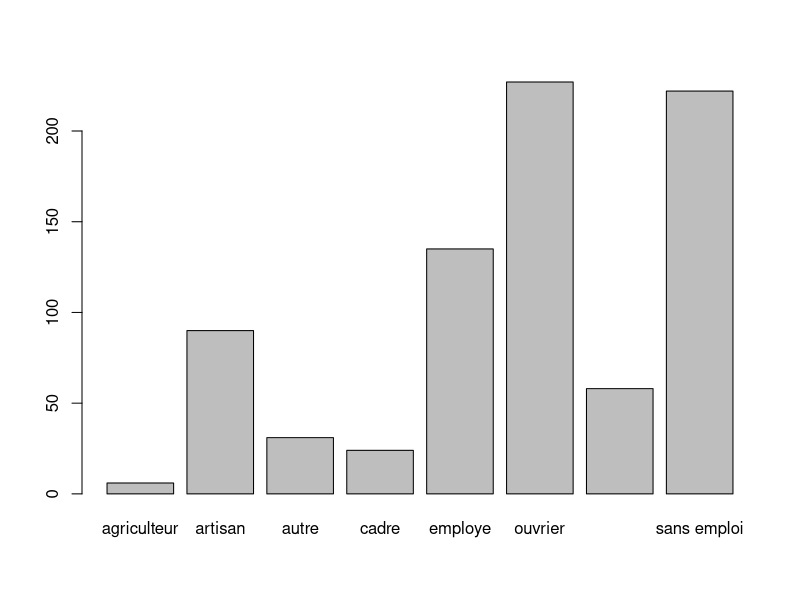
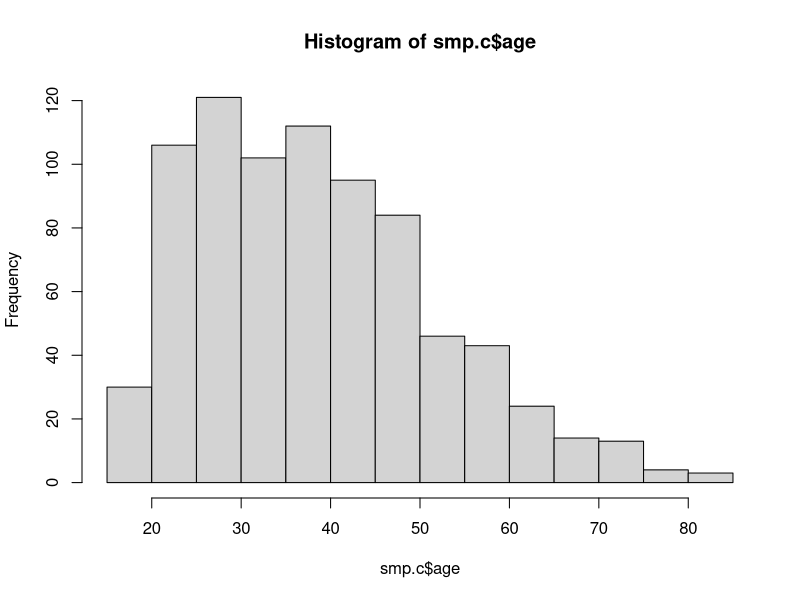
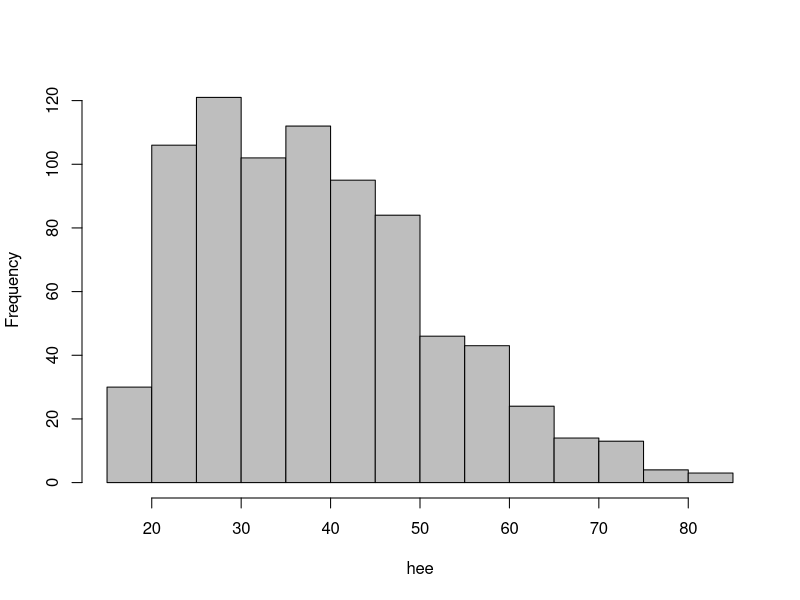
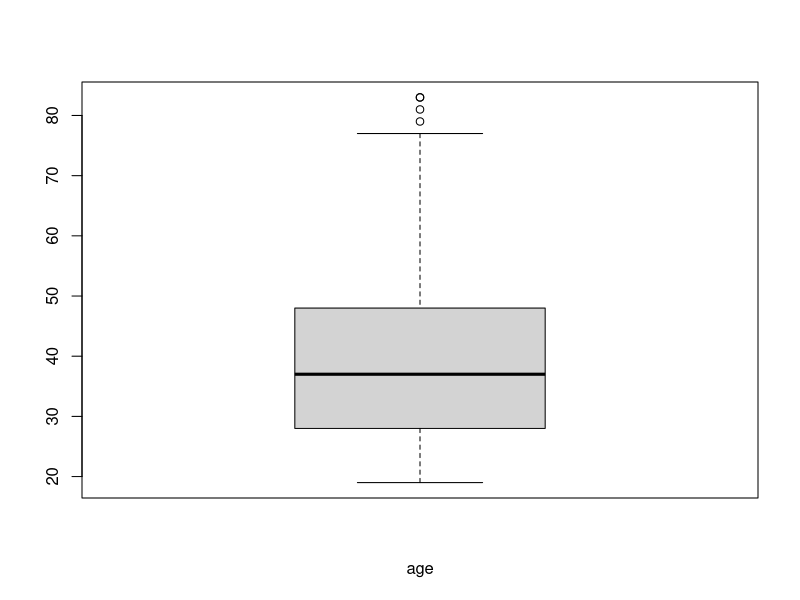
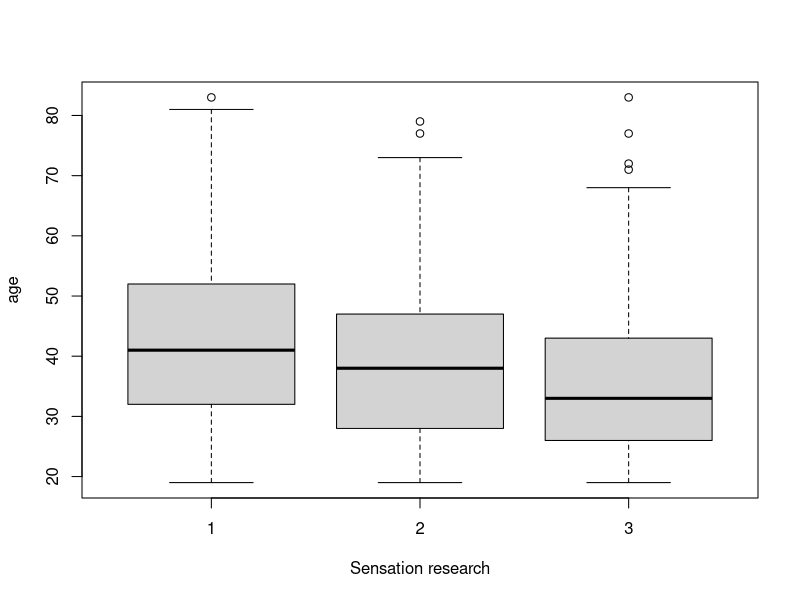
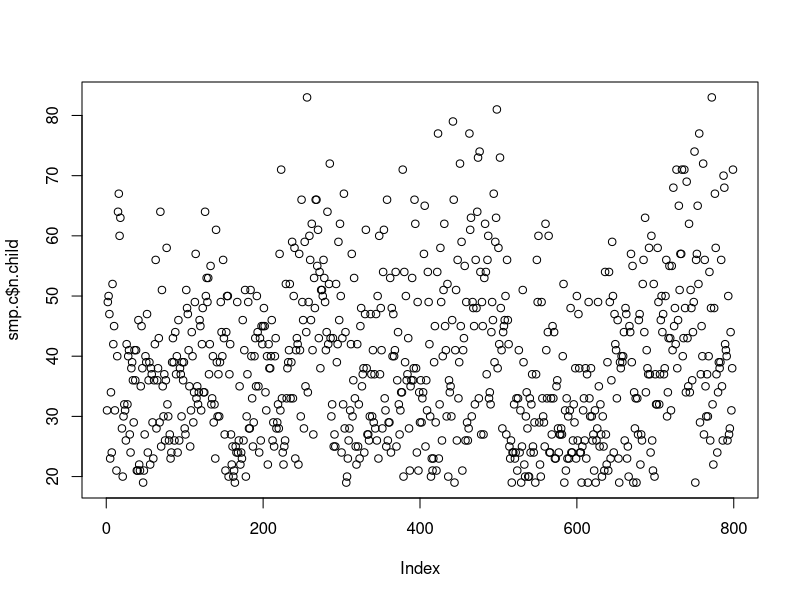
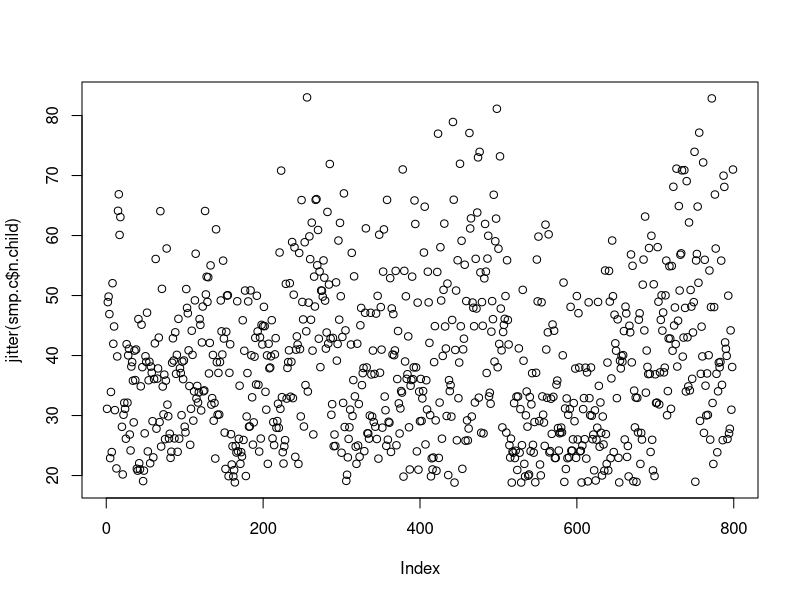

These charts were generated, in order, by the following R code: (Note: this script raises an error after producing the figures.)
################################################################################
#################### Example codes from the lecture ############################
################################################################################

################################################################################
################################ Chapter 2 #####################################
################################################################################

############ read the example data 
smp.c <- read.csv2("smp1.csv")

##### check the content of the data with str() function
str(smp.c)

# table () to calculate the number of inmates with profession
table (smp.c$prof)

#### barplot 
barplot(table(smp.c$prof))


# histogram of for the age distribution of inmates 
hist(smp.c$age)

hist(smp.c$age,col="grey",main="",xlab="hee")
boxplot(smp.c$age,xlab="age")
boxplot(smp.c$age~smp.c$rs,ylab="age",xlab="Sensation research")
plot(smp.c$age,smp.c$n.child)
plot(jitter(smp.c$age),jitter(smp.c$n.child))


repdat <-read.csv2("outils_hdrs.csv")
str(repdat)
plotmeans(repdat$HDRS~repdat$VISIT,gap=0,barcol="black")

interaction.plot(repdat$VISIT,repdat$NUMRO,repdat$HDRS,lty=1,legend=FALSE)


################################################################################
####################### Chapter 4: describe function ###########################
################################################################################

describe(smp.c) 
describe (repdat)
